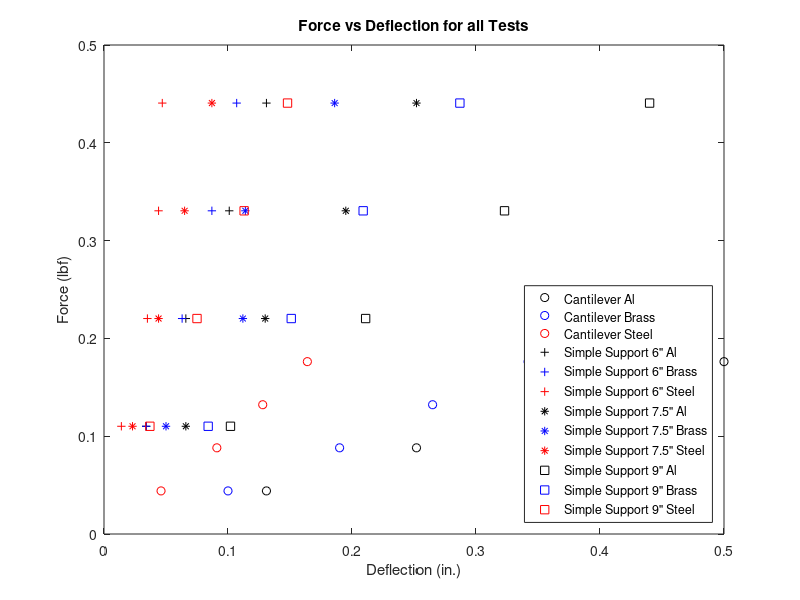
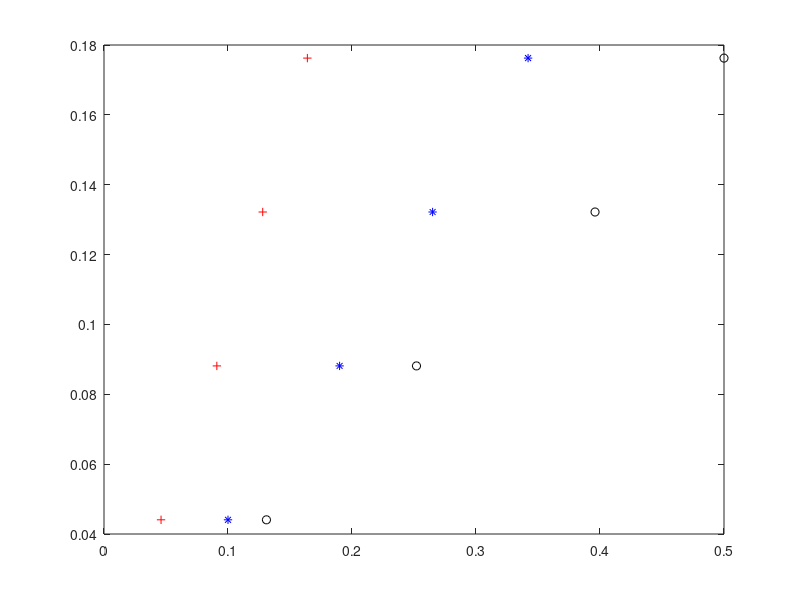

The MATLAB script that drew these images, in order: (Note: this script raises an error after producing the figures.)
function Bending_Lab
close all
clear
clc

%%% - - - Data Definitions - - - %%%
%%% Cantilever beam
cant_mass = [20,40,60,80]; %g
cant_lengths = [9.0,9.0,10.5]; %in. al,br,ss

cant_al = [.131,.252,.396,.500]; %in.

cant_br = [.100,.190,.265,.342]; %in.

cant_ss = [.046,.091,.128,.164]; %in.

cant = [cant_mass;cant_al;cant_br;cant_ss];

%%% Three point bending 6"
tpb_6in_mass = [50,100,150,200]; %g

tpb_6in_al = [.034,.066,.101,.131]; %in.
tpb_6in_br = [.034,.063,.087,.107]; %in.
tpb_6in_ss = [.014,.035,.044,.047]; %in.

tpb_6in = [tpb_6in_mass;tpb_6in_al;tpb_6in_br;tpb_6in_ss];

%%% Three point bending 7.5"
tpb_75in_mass = [50,100,150,200]; %g

tpb_75in_al = [.066,.130,.195,.252];
tpb_75in_br = [.05,.112,.114,.186];
tpb_75in_ss = [.023,.044,.065,.087];

tpb_7in = [tpb_75in_mass;tpb_75in_al;tpb_75in_br;tpb_75in_ss];

%%% Three point bending 9"
tpb_9in_mass = [50,100,150,200]; %g

tpb_9in_al = [.102,.211,.323,.440]; %in.
tpb_9in_br = [.084,.151,.209,.287]; %in.
tpb_9in_ss = [.037,.075,.113,.148]; %in.

tpb_9in = [tpb_9in_mass;tpb_9in_al;tpb_9in_br;tpb_9in_ss];

%%% Three point bending 9" deflection along length :: 100g
tpb_9in_deflection100_mass = 100; %g
tpb_9in_deflection100_lengths = [1,2,3,4,5,6,7,8,9]; %in.

tpb_9in_deflection100_al = [.025,.067,.102,.145,.174,.198,.215,.223,.230]; %in.
tpb_9in_deflection100_br = [.025,.038,.051,.061,.084,.104,.116,.124,.140]; %in.
tpb_9in_deflection100_ss = [.020,.028,.039,.047,.055,.063,.069,.071,.077]; %in.

tpb_deflection_100 = [tpb_9in_deflection100_al;tpb_9in_deflection100_br;tpb_9in_deflection100_ss];

%%% Three point bending 9" deflection along length :: 200g
tpb_9in_deflection200_mass = 200; %g
tpb_9in_deflection_lengths = [1,2,3,4,5,6,7,8,9]; %in.

tpb_9in_deflection200_al = [.077,.145,.212,.281,.330,.384,.424,.446,.466]; %in.
tpb_9in_deflection200_br = [.051,.090,.119,.159,.194,.240,.260,.289,.301]; %in.
tpb_9in_deflection200_ss = [.035,.055,.074,.093,.110,.128,.139,.146,.151]; %in.

tpb_deflection_200 = [tpb_9in_deflection200_al;tpb_9in_deflection200_br;tpb_9in_deflection200_ss];

%%% - - -  Analysis - - - %%%
% Plot the force versus deflection for all materials and all tests
plot_ALL_force_vs_deflection(cant,tpb_6in,tpb_7in,tpb_9in)

% Plot and apply linear fit to each test
fprintf('\nLinear Equations and 0 Deflection...')
k_cant = plot_force_vs_deflection(cant,'Cantilever');
k_tpb_6 = plot_force_vs_deflection(tpb_6in,'Simple Support 6"');
k_tpb_7 = plot_force_vs_deflection(tpb_7in,'Simple Support 7.5"');
k_tpb_9 = plot_force_vs_deflection(tpb_9in,'Simple Support 9"');

% Compute the Euler-Bernoulli value
fprintf('\nK_Bending Values...\n')
euler_cant = bending_stiffness(k_cant,cant_lengths,'Cantilever');
euler_tpb_6 = bending_stiffness(k_tpb_6,6.0,'Simple Support 6"');
euler_tpb_7 = bending_stiffness(k_tpb_7,7.5,'Simple Support 7.5"');
euler_tpb_9 = bending_stiffness(k_tpb_9,9.0,'Simple Support 9"');

% Calculate the average values
average_euler_values(euler_cant,euler_tpb_6,euler_tpb_7,euler_tpb_9)

% Calculate beam deflection
beam_deflection(tpb_deflection_200,tpb_deflection_100)
    

function plot_ALL_force_vs_deflection(cant,tpb_6,tpb_7,tpb_9)
force_cant = ((cant(1,:) .* .001).*9.8) .* 0.224808943; % Convert g to N, then N to lbf
force_tpb6 = ((tpb_6(1,:) .* .001).*9.8) .* 0.224808943; % Convert g to N, then N to lbf
force_tpb7 = ((tpb_7(1,:) .* .001).*9.8) .* 0.224808943; % Convert g to N, then N to lbf
force_tpb9 = ((tpb_9(1,:) .* .001).*9.8) .* 0.224808943; % Convert g to N, then N to lbf

%Plot raw data
figure('Name','All Data')
plot(cant(2,:),force_cant,'ok',cant(3,:),force_cant,'ob',cant(4,:),force_cant,'or')
legend('Cantilever Al','Cantilever Brass','Cantilever Steel')
hold on
plot(tpb_6(2,:),force_tpb6,'+k',tpb_6(3,:),force_tpb6,'+b',tpb_6(4,:),force_tpb6,'+r')
legend('Simple Support 6" Al','Simple Support 6" Brass','Simple Support 6" Steel')
hold on
plot(tpb_7(2,:),force_tpb7,'*k',tpb_7(3,:),force_tpb7,'*b',tpb_7(4,:),force_tpb7,'*r')
legend('Simple Support 7.5" Al','Simple Support 7.5" Brass','Simple Support 7.5" Steel')
hold on
plot(tpb_9(2,:),force_tpb9,'sk',tpb_9(3,:),force_tpb9,'sb',tpb_9(4,:),force_tpb9,'sr')

legend('Cantilever Al','Cantilever Brass','Cantilever Steel',...
    'Simple Support 6" Al','Simple Support 6" Brass','Simple Support 6" Steel',...
    'Simple Support 7.5" Al','Simple Support 7.5" Brass','Simple Support 7.5" Steel',...
    'Simple Support 9" Al','Simple Support 9" Brass','Simple Support 9" Steel','Location','southeast')

% Add axes labels
label = sprintf('Force vs Deflection for all Tests');
title(label)
xlabel('Deflection (in.)')
ylabel('Force (lbf)')

function k = plot_force_vs_deflection(data,NAME)
force = ((data(1,:) .* .001).*9.8) .* 0.224808943; % Convert g to N, then N to lbf
al = data(2,:);
br = data(3,:);
ss = data(4,:);
label = sprintf('Force vs Deflection for %s',NAME);

% Plot the raw data
figure('Name',label)
plot(al,force,'ok',br,force,'*b',ss,force,'+r')
hold on

fprintf('\nLinear Fits for %s\n',NAME)
% linear fit for aluminum
lin_al = fitlm(al,force,'linear');
b_al = table2array(lin_al.Coefficients(1,'Estimate'));
m_al = table2array(lin_al.Coefficients(2,'Estimate'));
al_fit = al .* m_al + b_al;

al_eq = sprintf('Aluminum: P = %.3f*delta + %.3f',m_al,b_al);
fprintf('%s\n',al_eq)

delta_offset_al = -b_al/m_al;
fprintf('Aluminum: Delta offset = %.3f\n',delta_offset_al)

% linear fit for brass
lin_br = fitlm(br,force,'linear');
b_br = table2array(lin_br.Coefficients(1,'Estimate'));
m_br = table2array(lin_br.Coefficients(2,'Estimate'));
br_fit = br .* m_br + b_br;

br_eq = sprintf('Brass: P = %.3f*delta + %.3f',m_br,b_br);
fprintf('%s\n',br_eq)

delta_offset_br = -b_br/m_br;
fprintf('Brass: Delta offset = %.3f\n',delta_offset_br)

% linear fit for steel
lin_ss = fitlm(ss,force,'linear');
b_ss = table2array(lin_ss.Coefficients(1,'Estimate'));
m_ss = table2array(lin_ss.Coefficients(2,'Estimate'));
ss_fit = ss .* m_ss + b_ss;

ss_eq = sprintf('Steel: P = %.3f*delta + %.3f',m_ss,b_ss);
fprintf('%s\n',ss_eq)

delta_offset_ss = -b_ss/m_ss;
fprintf('Steel: Delta offset = %.3f\n',delta_offset_ss)

% Plot the linear fits
plot(al,al_fit,'k',br,br_fit,'b',ss,ss_fit,'r')

% Add axes labels to plots
title(label)
if NAME == "Cantilever"
    xlabel('Tip Deflection (in.)')
else
    xlabel('Midpoint Deflection (in.)')
end
ylabel('Force (lbf)')
legend(al_eq,br_eq,ss_eq,'Location','southeast')
xlim([0 max([al,br,ss])+.05])
ylim([0 max(force)+.05])

k = [m_al,m_br,m_ss];

function euler = bending_stiffness(k,l,NAME)
k_al = k(1);
k_br = k(2);
k_ss = k(3);

if NAME == "Cantilever"
    k_bending_al = (1/3) * k_al;
    k_bending_br = (1/3) * k_br;
    k_bending_ss = (1/3) * k_ss;
    l_al = l(1);
    l_br = l(2);
    l_ss = l(3);
else
    k_bending_al = (1/48) * k_al;
    k_bending_br = (1/48) * k_br;
    k_bending_ss = (1/48) * k_ss;
    l_al = l;
    l_br = l;
    l_ss = l;
end

fprintf('The K_Bending values for %s are:\n')
fprintf('Aluminum: %.3e\n',k_bending_al)
fprintf('Brass: %.3e\n',k_bending_br)
fprintf('Steel: %.3e\n',k_bending_ss)

euler_al = (1/l_al) * (1/k_bending_al)^(1/3);
euler_br = (1/l_br) * (1/k_bending_br)^(1/3);
euler_ss = (1/l_ss) * (1/k_bending_ss)^(1/3);

euler = [euler_al,euler_br,euler_ss];

function average_euler_values(e1,e2,e3,e4)
e_al = [e1(1),e2(1),e3(1),e4(1)];
e_br = [e1(2),e2(2),e3(2),e4(2)];
e_ss = [e1(3),e2(3),e3(3),e4(3)];

average_al = mean(e_al);
average_br = mean(e_br);
average_ss = mean(e_ss);

fprintf('\nPercent Differences...\n')
percent_differences(e_al,average_al,'ALuminum')
fprintf('\n')
percent_differences(e_br,average_br,'Brass')
fprintf('\n')
percent_differences(e_ss,average_ss,'Steel')

function percent_differences(vals,average,NAME)
names = {'Cantilever','Simple 6"','Simple 7.5"','Simple 9"'};
for i = 1:length(vals)
    diff = (abs(average-vals(i)) / average) * 100;
    fprintf('The percent difference for %s, %s is: %.2f\n',NAME,names{i},diff)
end


function beam_deflection(d_200,d_100)
delta_al = d_200(1,:) - d_100(1,:);
delta_br = d_200(2,:) - d_100(2,:);
delta_ss = d_200(3,:) - d_100(3,:);

x = 1:9;
L = 18;

v = v_x(x,L);

delta_max_al = sum(v'*delta_al)/sum(v'*v);
delta_max_br = sum(v'*delta_br)/sum(v'*v);
delta_max_ss = sum(v'*delta_ss)/sum(v'*v);

theta_max_al = (3*delta_max_al)/L;
theta_max_br = (3*delta_max_br)/L;
theta_max_ss = (3*delta_max_ss)/L;

g = 5/32; %in.

fit_error_al = theta_max_al * g;
fit_error_br = theta_max_br * g;
fit_error_ss = theta_max_ss * g;

% Display fit error of the micrometer
fprintf('\nFit errors...')
errors = [fit_error_al,fit_error_br,fit_error_ss];
disp(errors)

%%% Plot the beam deflections with error bars and theoretical
figure('Name','Deflection AL')
errorbar(x,delta_al,fit_error_al.*ones(1,length(x))); hold on;
plot(x,delta_max_al*v)
xlim([0 10])
xlabel('X position (in.)')
ylabel('\delta (in.)')
title('Beam Deflection for Aluminum')
legend('Measured Beam Deflection','Predicted Beam Deflection','Location','northwest')

figure('Name','Deflection Br')
errorbar(x,delta_br,fit_error_br.*ones(1,length(x))); hold on;
plot(x,delta_max_br*v)
xlim([0 10])
xlabel('X position (in.)')
ylabel('\delta (in.)')
title('Beam Deflection for Brass')
legend('Measured Beam Deflection','Predicted Beam Deflection','Location','northwest')

figure('Name','Deflection SS')
errorbar(x,delta_ss,fit_error_ss.*ones(1,length(x))); hold on;
plot(x,delta_max_ss*v)
xlim([0 10])
xlabel('X position (in.)')
ylabel('\delta (in.)')
title('Beam Deflection for Steel')
legend('Measured Beam Deflection','Predicted Beam Deflection','Location','northwest')

function v = v_x(x,L)
v = (1/L^3) * ((3*L^2 - 4.*x.^2).*x + 4*(abs(x-(L/2)).^3 + (x - (L/2)).^3));






